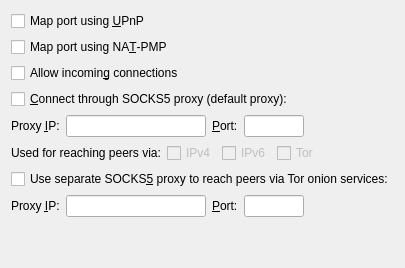
     <widget class="QWidget" name="pageNetwork">
      <layout class="QVBoxLayout" name="verticalLayout_Network">
       <item>
        <widget class="QCheckBox" name="mapPortUpnp">
         <property name="toolTip">
          <string>Automatically open the Ratatoskr Core client port on the router. This only works when your router supports UPnP and it is enabled.</string>
         </property>
         <property name="text">
          <string>Map port using &amp;UPnP</string>
         </property>
        </widget>
       </item>
       <item>
        <widget class="QCheckBox" name="mapPortNatpmp">
         <property name="toolTip">
          <string>Automatically open the Ratatoskr Core client port on the router. This only works when your router supports NAT-PMP and it is enabled. The external port could be random.</string>
         </property>
         <property name="text">
          <string>Map port using NA&amp;T-PMP</string>
         </property>
        </widget>
       </item>
       <item>
        <widget class="QCheckBox" name="allowIncoming">
         <property name="toolTip">
          <string>Accept connections from outside.</string>
         </property>
         <property name="text">
          <string>Allow incomin&amp;g connections</string>
         </property>
        </widget>
       </item>
       <item>
        <widget class="QCheckBox" name="connectSocks">
         <property name="toolTip">
          <string>Connect to the Ratatoskr network through a SOCKS5 proxy.</string>
         </property>
         <property name="text">
          <string>&amp;Connect through SOCKS5 proxy (default proxy):</string>
         </property>
        </widget>
       </item>
       <item>
        <layout class="QHBoxLayout" name="horizontalLayout_1_Network">
         <item>
          <widget class="QLabel" name="proxyIpLabel">
           <property name="text">
            <string>Proxy &amp;IP:</string>
           </property>
           <property name="textFormat">
            <enum>Qt::PlainText</enum>
           </property>
           <property name="buddy">
            <cstring>proxyIp</cstring>
           </property>
          </widget>
         </item>
         <item>
          <widget class="QValidatedLineEdit" name="proxyIp">
           <property name="minimumSize">
            <size>
             <width>140</width>
             <height>0</height>
            </size>
           </property>
           <property name="maximumSize">
            <size>
             <width>140</width>
             <height>16777215</height>
            </size>
           </property>
           <property name="toolTip">
            <string>IP address of the proxy (e.g. IPv4: 127.0.0.1 / IPv6: ::1)</string>
           </property>
          </widget>
         </item>
         <item>
          <widget class="QLabel" name="proxyPortLabel">
           <property name="text">
            <string>&amp;Port:</string>
           </property>
           <property name="textFormat">
            <enum>Qt::PlainText</enum>
           </property>
           <property name="buddy">
            <cstring>proxyPort</cstring>
           </property>
          </widget>
         </item>
         <item>
          <widget class="QLineEdit" name="proxyPort">
           <property name="minimumSize">
            <size>
             <width>60</width>
             <height>0</height>
            </size>
           </property>
           <property name="maximumSize">
            <size>
             <width>60</width>
             <height>16777215</height>
            </size>
           </property>
           <property name="toolTip">
            <string>Port of the proxy (e.g. 9050)</string>
           </property>
          </widget>
         </item>
         <item>
          <spacer name="horizontalSpacer_1_Network">
           <property name="orientation">
            <enum>Qt::Horizontal</enum>
           </property>
           <property name="sizeHint" stdset="0">
            <size>
             <width>40</width>
             <height>20</height>
            </size>
           </property>
          </spacer>
         </item>
        </layout>
       </item>
       <item>
        <layout class="QHBoxLayout" name="horizontalLayout_2_Network">
         <item>
          <widget class="QLabel" name="proxyActiveNets">
           <property name="text">
            <string>Used for reaching peers via:</string>
           </property>
           <property name="textFormat">
            <enum>Qt::PlainText</enum>
           </property>
          </widget>
         </item>
         <item>
          <widget class="QCheckBox" name="proxyReachIPv4">
           <property name="enabled">
            <bool>false</bool>
           </property>
           <property name="toolTip">
            <string>Shows if the supplied default SOCKS5 proxy is used to reach peers via this network type.</string>
           </property>
           <property name="text">
            <string>IPv4</string>
           </property>
          </widget>
         </item>
         <item>
          <widget class="QCheckBox" name="proxyReachIPv6">
           <property name="enabled">
            <bool>false</bool>
           </property>
           <property name="toolTip">
            <string>Shows if the supplied default SOCKS5 proxy is used to reach peers via this network type.</string>
           </property>
           <property name="text">
            <string>IPv6</string>
           </property>
          </widget>
         </item>
         <item>
          <widget class="QCheckBox" name="proxyReachTor">
           <property name="enabled">
            <bool>false</bool>
           </property>
           <property name="toolTip">
            <string>Shows if the supplied default SOCKS5 proxy is used to reach peers via this network type.</string>
           </property>
           <property name="text">
            <string>Tor</string>
           </property>
          </widget>
         </item>
         <item>
          <spacer name="horizontalSpacer_2_Network">
           <property name="orientation">
            <enum>Qt::Horizontal</enum>
           </property>
           <property name="sizeHint" stdset="0">
            <size>
             <width>40</width>
             <height>20</height>
            </size>
           </property>
          </spacer>
         </item>
        </layout>
       </item>
       <item>
        <widget class="QCheckBox" name="connectSocksTor">
         <property name="toolTip">
          <string>Connect to the Ratatoskr network through a separate SOCKS5 proxy for Tor onion services.</string>
         </property>
         <property name="text">
          <string>Use separate SOCKS&amp;5 proxy to reach peers via Tor onion services:</string>
         </property>
        </widget>
       </item>
       <item>
        <layout class="QHBoxLayout" name="horizontalLayout_3_Network">
         <item>
          <widget class="QLabel" name="proxyIpTorLabel">
           <property name="text">
            <string>Proxy &amp;IP:</string>
           </property>
           <property name="textFormat">
            <enum>Qt::PlainText</enum>
           </property>
           <property name="buddy">
            <cstring>proxyIpTor</cstring>
           </property>
          </widget>
         </item>
         <item>
          <widget class="QValidatedLineEdit" name="proxyIpTor">
           <property name="minimumSize">
            <size>
             <width>140</width>
             <height>0</height>
            </size>
           </property>
           <property name="maximumSize">
            <size>
             <width>140</width>
             <height>16777215</height>
            </size>
           </property>
           <property name="toolTip">
            <string>IP address of the proxy (e.g. IPv4: 127.0.0.1 / IPv6: ::1)</string>
           </property>
          </widget>
         </item>
         <item>
          <widget class="QLabel" name="proxyPortTorLabel">
           <property name="text">
            <string>&amp;Port:</string>
           </property>
           <property name="textFormat">
            <enum>Qt::PlainText</enum>
           </property>
           <property name="buddy">
            <cstring>proxyPortTor</cstring>
           </property>
          </widget>
         </item>
         <item>
          <widget class="QLineEdit" name="proxyPortTor">
           <property name="minimumSize">
            <size>
             <width>60</width>
             <height>0</height>
            </size>
           </property>
           <property name="maximumSize">
            <size>
             <width>60</width>
             <height>16777215</height>
            </size>
           </property>
           <property name="toolTip">
            <string>Port of the proxy (e.g. 9050)</string>
           </property>
          </widget>
         </item>
         <item>
          <spacer name="horizontalSpacer_4_Network">
           <property name="orientation">
            <enum>Qt::Horizontal</enum>
           </property>
           <property name="sizeHint" stdset="0">
            <size>
             <width>40</width>
             <height>20</height>
            </size>
           </property>
          </spacer>
         </item>
        </layout>
       </item>
       <item>
        <spacer name="verticalSpacer_Network">
         <property name="orientation">
          <enum>Qt::Vertical</enum>
         </property>
         <property name="sizeHint" stdset="0">
          <size>
           <width>20</width>
           <height>40</height>
          </size>
         </property>
        </spacer>
       </item>
      </layout>
     </widget>
